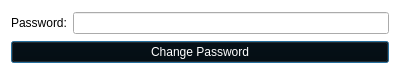
<?xml version="1.0" encoding="UTF-8"?>
<ui version="4.0">
 <class>Dialog</class>
 <widget class="QDialog" name="Dialog">
  <property name="geometry">
   <rect>
    <x>0</x>
    <y>0</y>
    <width>400</width>
    <height>75</height>
   </rect>
  </property>
  <property name="minimumSize">
   <size>
    <width>400</width>
    <height>75</height>
   </size>
  </property>
  <property name="maximumSize">
   <size>
    <width>400</width>
    <height>120</height>
   </size>
  </property>
  <property name="windowTitle">
   <string>Dialog</string>
  </property>
  <property name="styleSheet">
   <string notr="true">QPushButton {
background-color: black;
color: white;
}
QDialog {
background: white
}</string>
  </property>
  <layout class="QGridLayout" name="gridLayout">
   <item row="0" column="0">
    <layout class="QHBoxLayout" name="horizontalLayout">
     <item>
      <widget class="QLabel" name="label">
       <property name="text">
        <string>Password:</string>
       </property>
      </widget>
     </item>
     <item>
      <widget class="QLineEdit" name="lineEdit"/>
     </item>
    </layout>
   </item>
   <item row="1" column="0">
    <widget class="QPushButton" name="changeButton">
     <property name="styleSheet">
      <string notr="true">QPushButton
{
  background-color:black;
color:white;
}

QPushButton:hover:!pressed
{
    border: 1px solid white;
}
</string>
     </property>
     <property name="text">
      <string>Change Password</string>
     </property>
    </widget>
   </item>
  </layout>
 </widget>
 <resources/>
 <connections/>
</ui>
